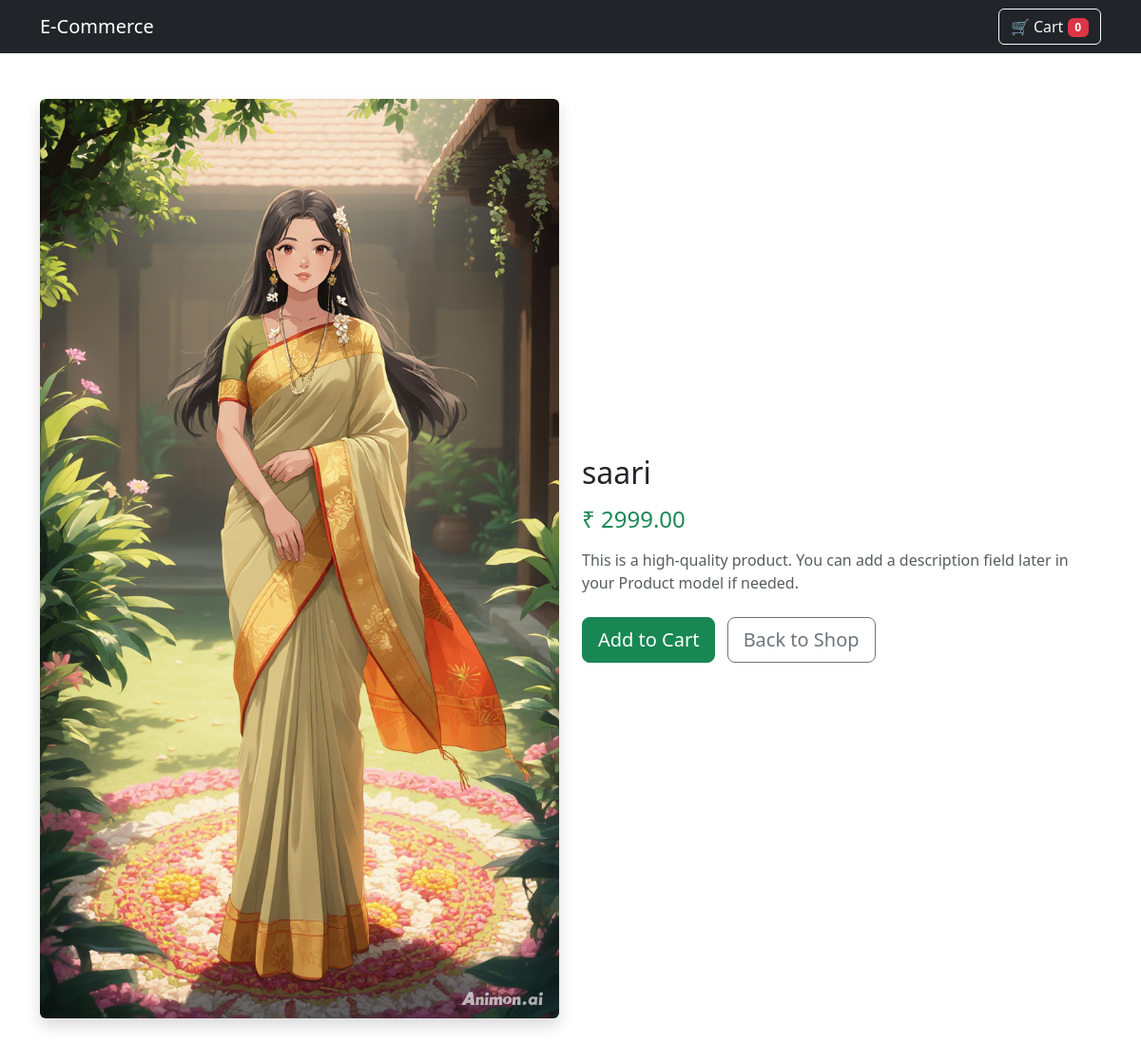
Screenshot of /product/4/ with the database file from the repository.
### Backend/models.py (models this page shows, shortened)
class Product(models.Model):
    name=models.CharField(max_length=100)
    price=models.DecimalField(max_digits=8,decimal_places=2)
    image=models.ImageField(upload_to='products/')

### Frontend/views.py (the view)
# urls.py: path('product/<int:product_id>/', views.product_detail, name='product_detail'),
def product_detail(request, product_id):
    product = get_object_or_404(Product, id=product_id)
    return render(request, 'product_detail.html', {'product': product})

### Frontend/templates/product_detail.html (shortened to what this page needs)
{% extends 'base.html' %}
{% block content %}
<div class="row align-items-center">
  <div class="col-md-6 text-center">
    <img src="{{ product.image.url }}" class="img-fluid rounded shadow" alt="{{ product.name }}">
  </div>
  <div class="col-md-6">
    <h2 class="mb-3">{{ product.name }}</h2>
    <h4 class="text-success mb-3">₹ {{ product.price }}</h4>
    <p class="text-muted">
      This is a high-quality product. You can add a description field later
      in your Product model if needed.
    </p>
    <div class="mt-4">
      <a href="{% url 'add_to_cart' product.id %}" class="btn btn-success btn-lg me-2">
        Add to Cart
      </a>
      <a href="{% url 'home' %}" class="btn btn-outline-secondary btn-lg">
        Back to Shop
      </a>
    </div>
  </div>
</div>
{% endblock %}

### rows the page displays
Product: image (picture), name "saari", price "2999.00"

### other values shown
{{ request.session.cart|length|default:0 }} "0"
